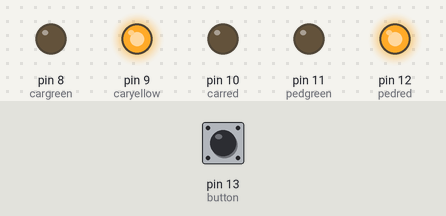
This sketch was run on a simulated Arduino Uno, built with avr-gcc and run on an emulated ATmega328P. Shown: output pins drawn as LEDs (lit = HIGH). The inputs (shaded band) are chosen by the test bench; at power-on: pin 13 (button) LOW.

Above: at 1.5 s.
At 8.0 s:
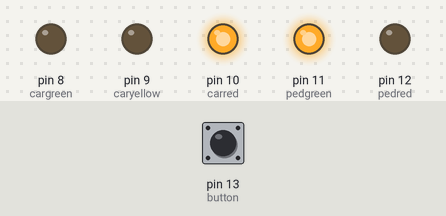
At 14.5 s:
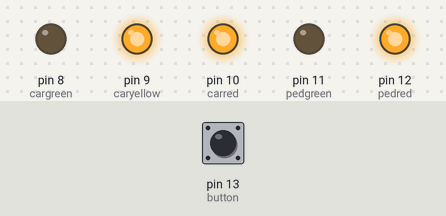
At 26.0 s:
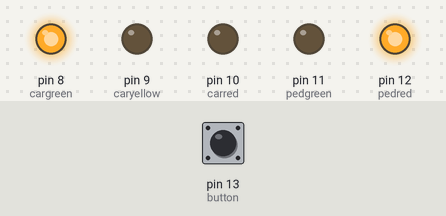
Timing chart, 0 to 46.8 s (numbered marks = the images above):
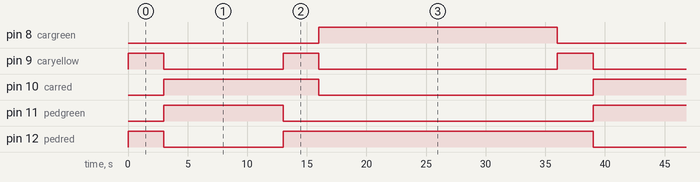

The sketch:

Programe_Code_For_Traffic_Light_With_Pedestrain_.ino
```cpp
int carred = 10; //car lights assigned
int caryellow = 9;
int cargreen = 8;
int pedred = 12; //ped lights  assigned
int pedgreen = 11;
int button = 13; // button pin
int state = digitalRead(button);

void setup () {
pinMode(carred, OUTPUT);
pinMode(caryellow, OUTPUT);
pinMode(cargreen, OUTPUT);
pinMode(pedred, OUTPUT);
pinMode(pedgreen, OUTPUT);
pinMode(button, INPUT);

}

void loop() {
  changeLights();
 }

void changeLights(){

    go_yellow();
    go_red();
    go_yellow_red();
    go_green();
}

void go_yellow(){
    digitalWrite(cargreen, LOW);
    digitalWrite(caryellow, HIGH);
    digitalWrite(pedred, HIGH);
    delay(3000);
}


void go_red(){
    digitalWrite(caryellow, LOW);
    digitalWrite(carred, HIGH);
    digitalWrite(pedred, LOW);
    digitalWrite(pedgreen, HIGH);
  if (state==1 )
   delay(20000);
  else
     delay(10000);
}


void go_yellow_red(){
  digitalWrite(caryellow, HIGH);
    digitalWrite(caryellow, HIGH);
    digitalWrite(pedred, HIGH);
    digitalWrite(pedgreen, LOW);
    delay(3000);
}

void go_green(){
    digitalWrite(caryellow, LOW);
    digitalWrite(carred, LOW);
    digitalWrite(cargreen, HIGH);
   if (state==1 )
   delay(10000);
  else
     delay(20000);

}
```

Measured:
- by itself, pin 8 (cargreen): alternates HIGH for 20.0 s and LOW for 16.0 s
- by itself, pin 9 (caryellow): repeats every 36.0 s: LOW 10.0 s, HIGH 3.0 s, LOW 20.0 s, HIGH 3.0 s
- by itself, pin 10 (carred): alternates HIGH for 13.0 s and LOW for 23.0 s
- by itself, pin 11 (pedgreen): alternates HIGH for 10.0 s and LOW for 26.0 s
- by itself, pin 12 (pedred): repeats every 36.0 s: LOW 10.0 s, HIGH 26.0 s
